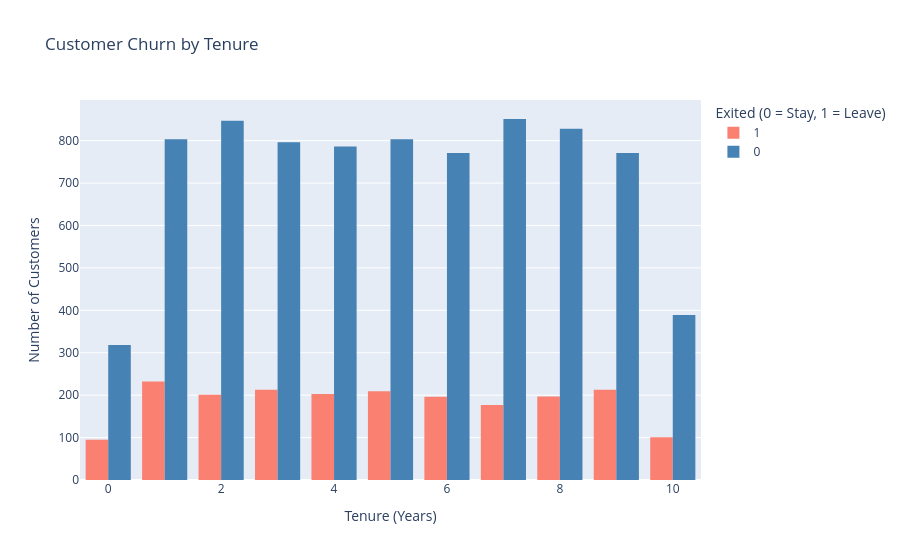

Write notebook code for a chart like this one.
### Code cell
## Plot the distribution of customers by tenure and churn status using a histogram.

fig = px.histogram(
    df,
    x='Tenure',
    color='Exited',
    barmode='group',
    color_discrete_map={0: 'steelblue', 1: 'salmon'},
    labels={
        'Exited': 'Exited (0 = Stay, 1 = Leave)',
        'Tenure': 'Tenure (Years)'
    },
    title='Customer Churn by Tenure'
)
fig.update_layout(yaxis_title='Number of Customers')

fig.show()

### Figure 1 — Plotly figure (JSON) as saved in the notebook; plotly's stock layout.template omitted (floating-point values rounded to 4 significant figures; data arrays with more than 128 entries replaced by an {"elided": "..."} marker saying what was removed)
{"data": [{"alignmentgroup": "True", "bingroup": "x", "hovertemplate": "Exited (0 = Stay, 1 = Leave)=1<br>Tenure (Years)=%{x}<br>count=%{y}<extra></extra>", "legendgroup": "1", "marker": {"color": "salmon", "pattern": {"shape": ""}}, "name": "1", "offsetgroup": "1", "orientation": "v", "showlegend": true, "type": "histogram", "x": {"elided": "2037 int values"}, "xaxis": "x", "yaxis": "y"}, {"alignmentgroup": "True", "bingroup": "x", "hovertemplate": "Exited (0 = Stay, 1 = Leave)=0<br>Tenure (Years)=%{x}<br>count=%{y}<extra></extra>", "legendgroup": "0", "marker": {"color": "steelblue", "pattern": {"shape": ""}}, "name": "0", "offsetgroup": "0", "orientation": "v", "showlegend": true, "type": "histogram", "x": {"elided": "7963 int values"}, "xaxis": "x", "yaxis": "y"}], "layout": {"barmode": "group", "legend": {"title": {"text": "Exited (0 = Stay, 1 = Leave)"}, "tracegroupgap": 0}, "title": {"text": "Customer Churn by Tenure"}, "xaxis": {"anchor": "y", "domain": [0, 1], "title": {"text": "Tenure (Years)"}}, "yaxis": {"anchor": "x", "domain": [0, 1], "title": {"text": "Number of Customers"}}}}
